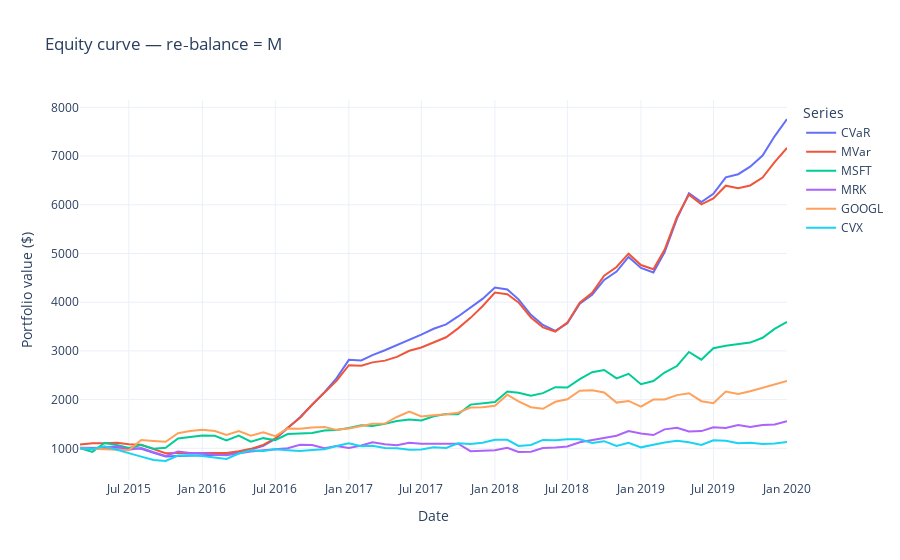
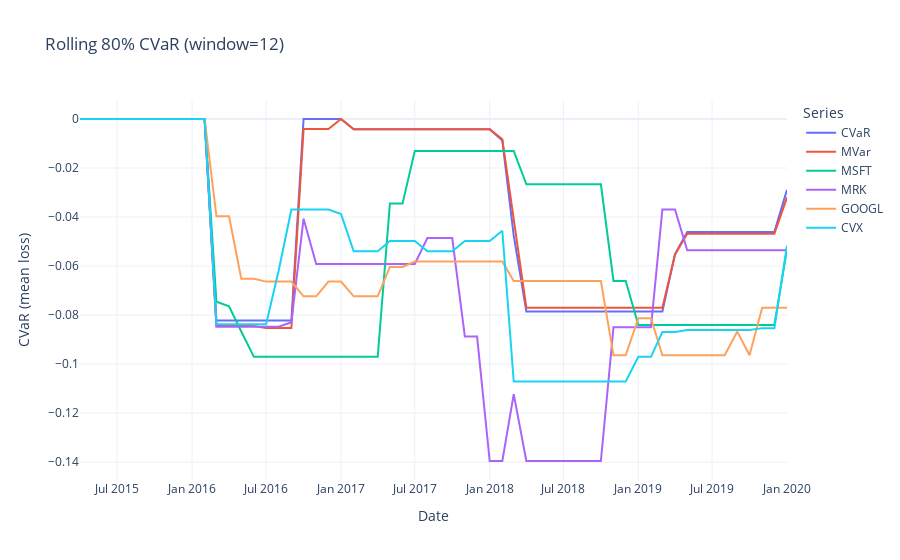
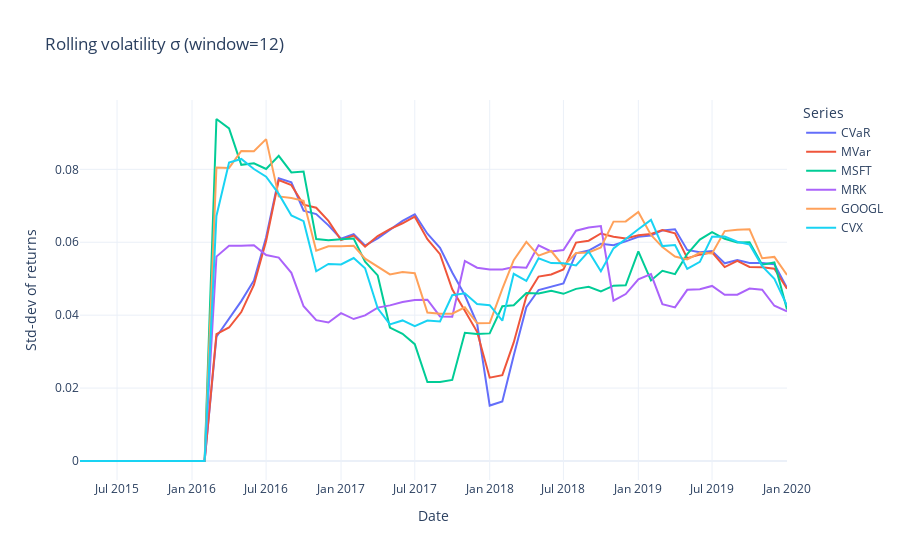
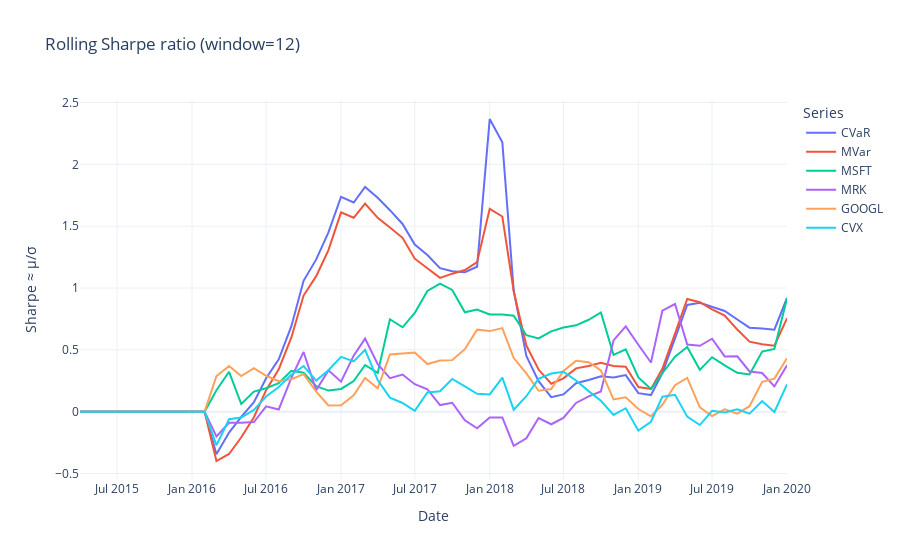

The notebook cell these images were saved under, in order:
### Code cell
#!/usr/bin/env python3
"""
Walk-forward CVaR **and** Mean-Variance (MV) optimisers — Plotly edition
========================================================================

* Runs two separate strategies:
      1. **CVaR**  (Rockafellar & Uryasev, β = BETA)
      2. **Mean–Variance** (classic Markowitz)
* Re‑balances on calendar `FREQ` (monthly by default).
* Benchmarks against an arbitrary list of single‑stock buy‑and‑hold baselines.
* Produces interactive Plotly charts for **all** series.

Requires that `optimize_mean_variance()` lives next to `optimise_cvar()`
and has the same signature.

Save as (or paste into) your notebook / script and run.
"""
from pathlib import Path
from typing import Tuple, Dict, Callable

import numpy as np
import pandas as pd
import plotly.graph_objects as go
import plotly.io as pio

from main import load_prices, log_returns, optimise_cvar, optimize_mean_variance

# ───────── CONFIG ───────────────────────────────────────────────────────── #
DATA_PATH = Path("stocks_clean_aligned_v2.csv")
BETA = 0.8
TARGET_RETURN = None
SHORT_CAP = 0
FREQ = "M"  # monthly
INITIAL_CASH = 1000.0
SHOW_ABS_GT = 1e-10
BASELINES = ["MSFT", "MRK", "GOOGL", "CVX"]
# ─────────────────────────────────────────────────────────────────────────── #

# (Optional) choose your preferred renderer — uncomment as needed
# pio.renderers.default = "notebook_connected"

# ═════════════════════ WALK‑FORWARD CORE ══════════════════════════════════ #
def walk_forward(
    prices: pd.DataFrame,
    optimiser: Callable[..., dict],
    init_cash: float = 100.0,
    freq: str = "M",
    label: str = "strategy",
) -> Tuple[pd.Series, pd.DataFrame]:
    """Generic walk‑forward wrapper for any single‑period optimiser."""
    periods = pd.period_range(prices.index.min(), prices.index.max(), freq=freq)

    eq_curve, w_log = [], []
    equity = init_cash

    for i in range(len(periods) - 1):
        # optimise with all info ≤ period end
        R = log_returns(prices.loc[: periods[i].end_time])
        if R.empty:
            continue

        res = optimiser(R)
        w = res["weights"]

        # hold during next period
        hold_px = prices.loc[periods[i].end_time : periods[i + 1].end_time]
        if len(hold_px) < 2:
            continue
        ret = np.dot((hold_px.iloc[-1] / hold_px.iloc[0] - 1), w.fillna(0.0))
        equity *= 1 + ret

        eq_curve.append((periods[i + 1].end_time, equity))
        w_log.append((periods[i + 1].end_time, w))

    equity_ser = pd.Series(
        [v for _, v in eq_curve],
        index=pd.DatetimeIndex([d for d, _ in eq_curve], name="date"),
        name=label,
    )
    weights_df = (
        pd.concat([w.rename(d) for d, w in w_log], axis=1)
        .T.sort_index()
        .rename_axis("date")
    )
    return equity_ser, weights_df

# ═════════════════════ KPI HELPERS ════════════════════════════════════════ #

def pct_ret(series: pd.Series) -> pd.Series:
    return series.pct_change().dropna()


def rolling_cvar(ret: pd.Series, beta: float, window: int) -> pd.Series:
    def cvar(x):
        losses = x[x < 0]
        if losses.empty:
            return 0.0
        var = np.quantile(losses, 1 - beta)
        return losses[losses <= var].mean()

    return ret.rolling(window).apply(cvar, raw=False)


def drawdown_curve(equity: pd.Series) -> pd.Series:
    cummax = equity.cummax()
    return (equity - cummax) / cummax

# ═════════════════════ PLOTTING HELPERS ═══════════════════════════════════ #

def line_chart(series_dict: Dict[str, pd.Series], title: str, y_title: str):
    fig = go.Figure()
    for name, s in series_dict.items():
        s.fillna(0, inplace=True)
        fig.add_trace(go.Scatter(x=s.index, y=s.values, mode="lines", name=name))
    fig.update_layout(
        title=title,
        xaxis_title="Date",
        yaxis_title=y_title,
        legend_title="Series",
        template="plotly_white",
    )
    fig.show()


def boxplot(returns: Dict[str, pd.Series], title: str):
    fig = go.Figure()
    for name, r in returns.items():
        fig.add_trace(
            go.Box(
                x=r.values,
                name=name,
                boxmean="sd",
                orientation="h",
            )
        )
    fig.update_layout(title=title, template="plotly_white", xaxis_title="Return")
    fig.show()

# ═════════════════════ MAIN SCRIPT ════════════════════════════════════════ #

def _run_cli() -> None:
    prices = load_prices(DATA_PATH)

    # ── strategy runs ──────────────────────────────────────────────────── #
    equity_cvar, w_cvar = walk_forward(
        prices,
        lambda R: optimise_cvar(R, BETA, TARGET_RETURN, SHORT_CAP),
        INITIAL_CASH,
        FREQ,
        label="CVaR",
    )

    equity_mv, w_mv = walk_forward(
        prices,
        lambda R: optimize_mean_variance(R, TARGET_RETURN, SHORT_CAP),
        INITIAL_CASH,
        FREQ,
        label="MVar",
    )

    # ── baselines ──────────────────────────────────────────────────────── #
    baselines: Dict[str, pd.Series] = {}
    for tkr in BASELINES:
        if tkr not in prices.columns:
            raise KeyError(f"Ticker '{tkr}' not found.")
        px = prices[tkr].sort_index().reindex(equity_cvar.index, method="ffill")
        baselines[tkr] = INITIAL_CASH * px / px.iloc[0]
        baselines[tkr].name = tkr

    # ── summary table ──────────────────────────────────────────────────── #
    rows = ["CVaR", "MVar"] + list(baselines.keys())
    finals = [equity_cvar.iloc[-1], equity_mv.iloc[-1]] + [s.iloc[-1] for s in baselines.values()]
    cumret = [(v / INITIAL_CASH - 1) * 100 for v in finals]
    summary = pd.DataFrame({"final_$": finals, "cum_%": cumret}, index=rows).round(2)

    print("\n===== SUMMARY =====")
    print(summary.to_string())

    # print last weights for both strategies
    print("\n===== LAST CVaR WEIGHTS (|w| ≥ {:.4f}) =====".format(SHOW_ABS_GT))
    print(w_cvar.iloc[-1][w_cvar.iloc[-1].abs() >= SHOW_ABS_GT].round(6).to_string())

    print("\n===== LAST MVar WEIGHTS (|w| ≥ {:.4f}) =====".format(SHOW_ABS_GT))
    print(w_mv.iloc[-1][w_mv.iloc[-1].abs() >= SHOW_ABS_GT].round(6).to_string())

    # ── equity curves ──────────────────────────────────────────────────── #
    series_equity = {"CVaR": equity_cvar, "MVar": equity_mv} | baselines
    line_chart(series_equity, f"Equity curve — re‑balance = {FREQ}", "Portfolio value ($)")

    # ── KPI charts (rolling CVaR, σ, Sharpe, drawdowns, boxplot) ───────── #
    returns = {k: pct_ret(v) for k, v in series_equity.items()}
    window = 12  # approx. 30 periods ≈ one trading month

    # 1. Rolling CVaR
    rolling_cvar_series = {k: rolling_cvar(r, BETA, window) for k, r in returns.items()}
    line_chart(rolling_cvar_series, f"Rolling {int(BETA*100)}% CVaR (window={window})", "CVaR (mean loss)")

    # 2. Rolling volatility σ
    rolling_vol = {k: r.rolling(window).std() for k, r in returns.items()}
    line_chart(rolling_vol, f"Rolling volatility σ (window={window})", "Std‑dev of returns")

    # 3. Rolling Sharpe
    rolling_sharpe = {
        k: r.rolling(window).mean() / r.rolling(window).std()
        for k, r in returns.items()
    }
    line_chart(rolling_sharpe, f"Rolling Sharpe ratio (window={window})", "Sharpe ≈ μ/σ")

    # 4. Drawdowns
    drawdowns = {k: drawdown_curve(eq) for k, eq in series_equity.items()}
    line_chart(drawdowns, "Drawdown curves", "Drawdown (%)")

    # 5. Box‑plot of period returns
    boxplot(returns, "Distribution of period returns")


if __name__ == "__main__":
    _run_cli()
